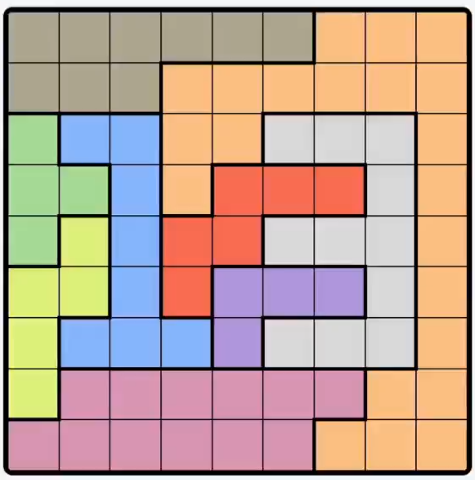
#> input picture examples/inputs/Queens_227.png, 475 x 480 px; its folder holds only this picture in this run
$ python main.py
#> lines starting #> are read from the running program, lines starting #| are printed output that depends on the picture; after the words box and inside, x2 and y2 are one past the last pixel; in counts of white or black regions, pixels touching at a corner belong together
### src/queens_parser.py
# -*- coding: utf-8 -*-
"""
Created on Tue Dec 31 00:29:20 2024
@author: oscar
"""
import numpy as np
from scipy.signal import find_peaks
import cv2

def parse_queens_img(img):
    ''' Parses an image representation of a board into a NxN numpy array.'''
    img = img.copy()

    # Crop the image to isolate the board.
    gray = cv2.cvtColor(img, cv2.COLOR_BGR2GRAY)
    _, binary = cv2.threshold(gray, 100, 255, cv2.THRESH_BINARY_INV)

    contours, _ = cv2.findContours(binary, cv2.RETR_EXTERNAL, cv2.CHAIN_APPROX_SIMPLE)
    contour = max(contours, key=cv2.contourArea)
    x, y, dx, dy = cv2.boundingRect(contour)

    assert 0.95 < dy/dx < 1.05, 'Could not detect square board'
    img = img[y:y+min(dx,dy), x:x+min(dx,dy)]

    # Detect the number of queens by inspecting the borders between cells.
    gray = cv2.cvtColor(img, cv2.COLOR_BGR2GRAY)
    _, binary = cv2.threshold(gray, 100, 255, cv2.THRESH_BINARY_INV)

    binary_rows = np.count_nonzero(binary, 1)
    binary_cols = np.count_nonzero(binary, 0)

    rows, _ = find_peaks(binary_rows, height=2*np.median(binary_rows), distance=10)
    cols, _ = find_peaks(binary_cols, height=2*np.median(binary_cols), distance=10)

    assert len(rows) == len(cols), 'Could not detect rows and columns'
    N = len(rows) - 1

    # Calculate the median color per cell.
    colors = np.zeros((N, N, 3), dtype=np.float32)
    for i in range(N):
        for j in range(N):
            cell = img[rows[i]:rows[i+1], cols[j]:cols[j+1]]
            colors[i,j] = np.median(cell, (0,1))

    # Cluster the cell colors into N groups, coded with numbers 0 to N-1.
    criteria = (cv2.TERM_CRITERIA_EPS + cv2.TERM_CRITERIA_MAX_ITER, 10, 1)
    _, labels, _ = cv2.kmeans(colors.reshape(N**2,3), N, None, criteria, 10, cv2.KMEANS_PP_CENTERS)

    board = labels.reshape(N, N)
    return board, img, rows, cols

def draw_queens_board(img, Q, rows, cols):
    ''' Draws the solution of the puzzle Q on top of an image.'''
    img = img.copy()

    for i,j in zip(*np.nonzero(Q)):
        hx = (rows[i] + rows[i+1]) // 2
        hy = (cols[j] + cols[j+1]) // 2
        rho = min(rows[i+1] - rows[i], cols[j+1] - cols[j]) // 5
        cv2.circle(img, (hy, hx), rho, (0,0,0), cv2.FILLED, cv2.LINE_AA)

    return img


### src/queens_solver.py
# -*- coding: utf-8 -*-
"""
Created on Sat Dec 28 22:45:52 2024

@author: oscar
"""
from copy import deepcopy
import numpy as np

class QueensSolver:
    def __init__(self, depth):
        ''' Construct a Queens solver using backtracking.'''
        self.depth = depth

        self.B = None # NxN array encoding cells' colors, with integer entries in [0,N).
        self.N = None # board dimensions.

        self.G = None # NxNxN array, where G[i] is the mask of the ith color.
        self.G_count = None # array with the number of cells of each color.

        self.Q = None # NxN mask of the positions of the current queens.
        self.X = None # NxN mask of the positions of the current markings (impossible queen positions).

    def check_Q(self):
        ''' Check if self.Q contains an answer for the puzzle.'''
        if np.count_nonzero(self.Q) != self.N: return False # all queens placed.
        if np.any(np.count_nonzero(self.Q, 0) > 1): return False # valid columns.
        if np.any(np.count_nonzero(self.Q, 1) > 1): return False # valid rows.
        if np.any(np.count_nonzero(self.Q & self.G, (1,2)) > 1): return False # valid colors.
        return True

    def check_X(self):
        ''' Check if self.X has any immediate contradictions.'''
        if np.any(~np.any(self.Q, 0) & np.all(self.X, 0)): return False # valid columns.
        if np.any(~np.any(self.Q, 1) & np.all(self.X, 1)): return False # valid rows.

        xg_count = np.count_nonzero(self.X & self.G, (1,2))
        qg_bool = np.any(self.Q & self.G, (1,2))
        if np.any(~qg_bool & (xg_count == self.G_count)): return False # valid colors.

        return True

    def update_Q(self, i, j):
        ''' Add a new queen at (i,j) and update self.X.'''
        self.Q[i,j] = True # add queen.

        self.X[:,j] = True # mark column.
        self.X[i] = True # mark row.

        e = self.N-1
        self.X[max(i-1,0), max(j-1,0)] = True # mark diagonals.
        self.X[max(i-1,0), min(j+1,e)] = True
        self.X[min(i+1,e), max(j-1,0)] = True
        self.X[min(i+1,e), min(j+1,e)] = True

        self.X[self.B == self.B[i,j]] = True # mark colors.

    def find_trivial_row(self):
        ''' Find a pair (i,j), if existent, where a queen completes a row.'''
        xg_count = np.count_nonzero(self.X, 1)
        qg_bool = np.any(self.Q, 1)
        i = np.nonzero(~qg_bool & (xg_count == self.N-1))[0]

        if i.size:
            i = i[0]
            return i, np.nonzero(~self.X[i])[0][0]

    def find_trivial_col(self):
        ''' Find a pair (i,j), if existent, where a queen completes a column.'''
        xg_count = np.count_nonzero(self.X, 0)
        qg_bool = np.any(self.Q, 0)
        j = np.nonzero(~qg_bool & (xg_count == self.N-1))[0]

        if j.size:
            j = j[0]
            return np.nonzero(~self.X[:,j])[0][0], j

    def find_trivial_group(self):
        ''' Find a pair (i,j), if existent, where a queen completes a color.'''
        xg_count = np.count_nonzero(self.X & self.G, (1,2))
        qg_bool = np.any(self.Q & self.G, (1,2))
        g = np.nonzero(~qg_bool & (xg_count == self.G_count-1))[0]

        if g.size:
            g = g[0]
            i, j = np.nonzero(self.G[g] & ~self.X)
            return i[0], j[0]

    def fill_trivials(self):
        ''' Recursively fill every possible position where a queen would
        complete a row, a column or a color. '''
        find_trivials = [
            self.find_trivial_group,
            self.find_trivial_row,
            self.find_trivial_col
        ]

        for find_trivial in find_trivials:
            pos = find_trivial()
            if pos:
                self.update_Q(*pos)
                self.fill_trivials()

    def solve_rec(self, depth):
        ''' Recursion function for solving the puzzle with backtracking.'''
        if not self.check_X(): return False # impossible branch.
        if self.check_Q(): return True # solution found.
        if not depth: return # recursion max depth reached.

        for i in range(self.N):
            for j in range(self.N):

                if self.X[i,j]: continue
                branch = deepcopy(self)
                branch.update_Q(i, j)
                branch.fill_trivials()
                rec = branch.solve_rec(depth-1)

                if rec == False:
                    self.X[i,j] = True
                elif rec == True:
                    self.Q, self.X = branch.Q, branch.X
                    return True

    def solve(self, B):
        ''' Solve the Queens puzzle given by an NxN board.'''
        self.B = B
        self.N = len(B)

        self.G = np.array([B == g for g in range(self.N)])
        self.G_count = np.count_nonzero(self.G, (1,2))

        self.Q = np.zeros_like(B, dtype=bool)
        self.X = np.zeros_like(B, dtype=bool)

        self.fill_trivials()
        if self.solve_rec(depth=self.depth):
            return self.Q

### src/main.py
# -*- coding: utf-8 -*-
"""
Created on Mon Dec 30 01:27:16 2024
@author: oscar
"""
from pathlib import Path
import cv2

from queens_solver import QueensSolver
from queens_parser import parse_queens_img, draw_queens_board

for f in Path('examples', 'inputs').glob('*'):
    img = cv2.imread(f)
#> img is the input picture: shape (480, 475, 3); mean B, G, R 148.9, 162.5, 188.7

    board, img, rows, cols = parse_queens_img(img)
#> in parse_queens_img, `gray = cv2.cvtColor(img, cv2.COLOR_BGR2GRAY)`:
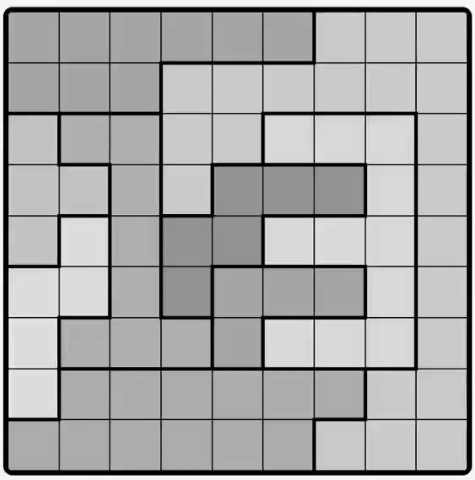
#> gray: shape (480, 475); min 0, max 255, mean 168.8
#> in parse_queens_img, `_, binary = cv2.threshold(gray, 100, 255, cv2.THRESH_BINARY_INV)`:
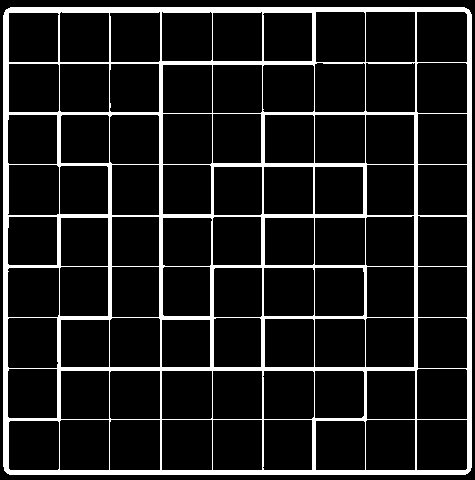
#> binary: shape (480, 475); 11.7% white; 1 white region
#> in parse_queens_img, `contours, _ = cv2.findContours(binary, cv2.RETR_EXTERNAL, cv2.CHAIN_AP..`: contours = 1 contour; box (x1, y1, x2, y2) and area: (3, 7, 472, 475) 218486
#> in parse_queens_img, `contour = max(contours, key=cv2.contourArea)`: contour = contour of 32 points, box (x1, y1, x2, y2) (3, 7, 472, 475), area 218486
#> in parse_queens_img, `x, y, dx, dy = cv2.boundingRect(contour)`: x = 3; y = 7; dx = 469; dy = 468
#> in parse_queens_img, `img = img[y:y+min(dx,dy), x:x+min(dx,dy)]`:
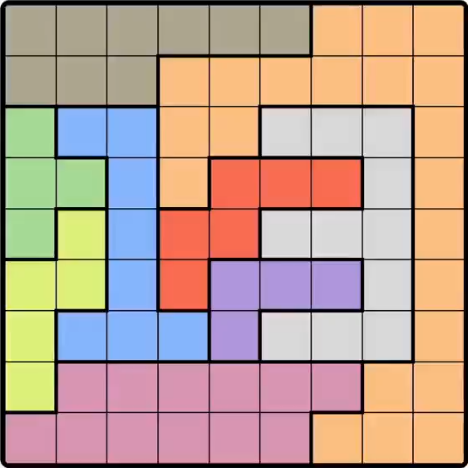
#> img: shape (468, 468, 3); mean B, G, R 145.8, 160, 187.3
#> in parse_queens_img, `gray = cv2.cvtColor(img, cv2.COLOR_BGR2GRAY)`:
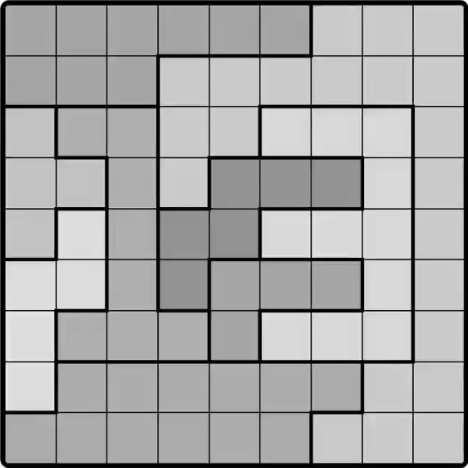
#> gray: shape (468, 468); min 0, max 255, mean 166.5
#> in parse_queens_img, `_, binary = cv2.threshold(gray, 100, 255, cv2.THRESH_BINARY_INV)`:
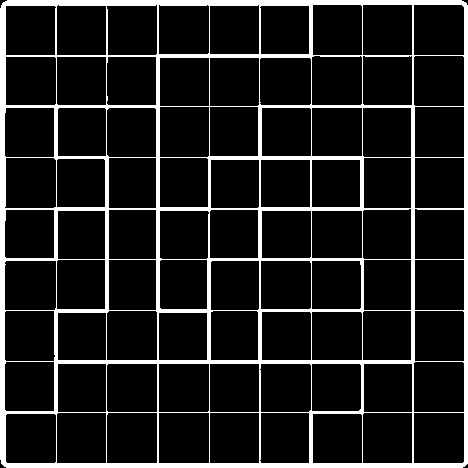
#> binary: shape (468, 468); 12% white; 1 white region, box (x1, y1, x2, y2) and area: (0, 0, 468, 468) 26246
#> in parse_queens_img, `binary_rows = np.count_nonzero(binary, 1)`: binary_rows = 468 values, max 468 at index 55, min 22 at index 7, mean 56.08
#> in parse_queens_img, `binary_cols = np.count_nonzero(binary, 0)`: binary_cols = 468 values, max 468 at index 56, min 18 at index 415, mean 56.08
#> in parse_queens_img, `rows, _ = find_peaks(binary_rows, height=2*np.median(binary_rows), dis..`: rows = [3, 55, 106, 157, 208, 259, 310, 361, 412, 463]
#> in parse_queens_img, `cols, _ = find_peaks(binary_cols, height=2*np.median(binary_cols), dis..`: cols = [4, 56, 106, 157, 209, 259, 311, 362, 412, 464]
#> in parse_queens_img, `N = len(rows) - 1`: N = 9
#> after the loop in parse_queens_img, `for i in range(N):`:
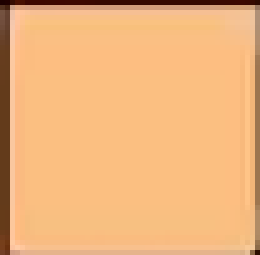
#> cell: shape (51, 52, 3) (shown 5 times larger); mean B, G, R 123.5, 180.2, 238.1
#> in parse_queens_img, `_, labels, _ = cv2.kmeans(colors.reshape(N**2,3), N, None, criteria, 1..`: labels = 81 values, max 8 at index 18, min 0 at index 23, mean 2.95
#> rows = [3, 55, 106, 157, 208, 259, 310, 361, 412, 463]; cols = [4, 56, 106, 157, 209, 259, 311, 362, 412, 464]
    Q = QueensSolver(depth=2).solve(board)
#> in solve, `self.N = len(B)`: self.N = 9
#> in solve, `self.G_count = np.count_nonzero(self.G, (1,2))`: self.G_count = [11, 22, 8, 9, 6, 12, 5, 4, 4]
#> the loop in fill_trivials, `for find_trivial in find_trivials:` made 3 passes
#> in check_X, `xg_count = np.count_nonzero(self.X & self.G, (1,2))`: xg_count = [0, 0, 0, 0, 0, 0, 0, 0, 0]
#> in check_X, `qg_bool = np.any(self.Q & self.G, (1,2))`: qg_bool = [False, False, False, False, False, False, False, False, False]
#> the loop in solve_rec, `for i in range(self.N):` made 1 pass
    answer = draw_queens_board(img, Q, rows, cols)
#> the loop in draw_queens_board, `for i,j in zip(*np.nonzero(Q)):` made 9 passes
#> j on passes 1 to 9: 8, 2, 7, 1, 4, 6, 3, 0, 5
#> after the loop in draw_queens_board, `for i,j in zip(*np.nonzero(Q)):`:
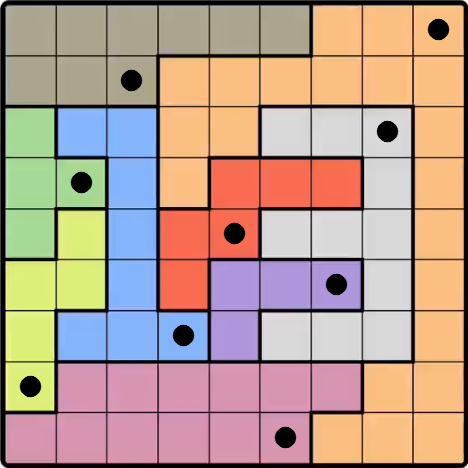
#> img: shape (468, 468, 3); 1.68% of pixels changed, all inside (x1, y1, x2, y2) = (19, 18, 450, 449); drawn as B, G, R

    answer_filepath = Path('examples', 'outputs', f'answer_{f.name}')
    cv2.imwrite(answer_filepath, answer)

$ run again, on examples/inputs/Queens_228.png
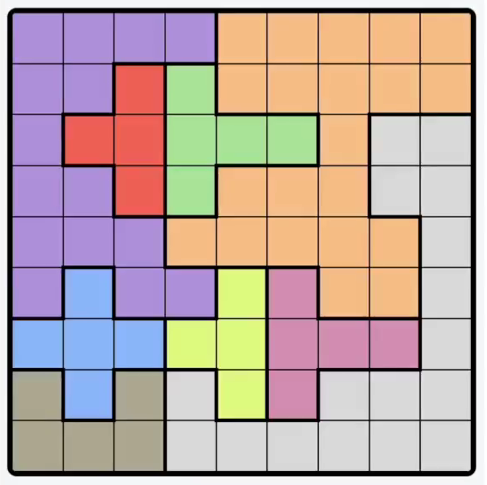
#> input picture examples/inputs/Queens_228.png, 487 x 485 px
#> img is the input picture: shape (485, 487, 3); mean B, G, R 162, 166.9, 187.1
#> in parse_queens_img, `_, binary = cv2.threshold(gray, 100, 255, cv2.THRESH_BINARY_INV)`:
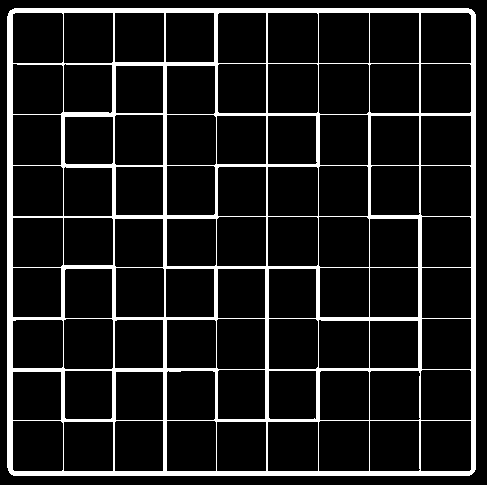
#> binary: shape (485, 487); 11.1% white; 1 white region
#> contours = 1 contour; box (x1, y1, x2, y2) and area: (7, 8, 476, 476) 218489
#> contour = contour of 30 points, box (x1, y1, x2, y2) (7, 8, 476, 476), area 218489
#> x = 7; y = 8; dx = 469; dy = 468
#> binary_rows = 468 values, max 468 at index 55, min 22 at index 461, mean 54.87
#> binary_cols = 468 values, max 468 at index 56, min 20 at index 415, mean 54.87
#> in parse_queens_img, `rows, _ = find_peaks(binary_rows, height=2*np.median(binary_rows), dis..`: rows = [4, 55, 106, 157, 208, 259, 310, 361, 412, 463]
#> in parse_queens_img, `cols, _ = find_peaks(binary_cols, height=2*np.median(binary_cols), dis..`: cols = [5, 56, 106, 157, 209, 259, 311, 362, 413, 464]
#> N = 9
#> labels = 81 values, max 8 at index 49, min 0 at index 4, mean 2.51
#> `board, img, rows, cols = parse_queens_img(img)`: rows = [4, 55, 106, 157, 208, 259, 310, 361, 412, 463]; cols = [5, 56, 106, 157, 209, 259, 311, 362, 413, 464]
#> self.N = 9
#> self.G_count = [21, 15, 17, 4, 5, 5, 5, 5, 4]
#> the loop in fill_trivials, `for find_trivial in find_trivials:` made 3 passes
#> in check_X, `xg_count = np.count_nonzero(self.X & self.G, (1,2))`: xg_count = [0, 0, 0, 0, 0, 0, 0, 0, 0]
#> in check_X, `qg_bool = np.any(self.Q & self.G, (1,2))`: qg_bool = [False, False, False, False, False, False, False, False, False]
#> the loop in solve_rec, `for i in range(self.N):` made 1 pass
#> the loop in draw_queens_board, `for i,j in zip(*np.nonzero(Q)):` made 9 passes
#> j on passes 1 to 8: 3, 7, 5, 2, 8, 1, 6, 4
#> after the loop in draw_queens_board, `for i,j in zip(*np.nonzero(Q)):`:
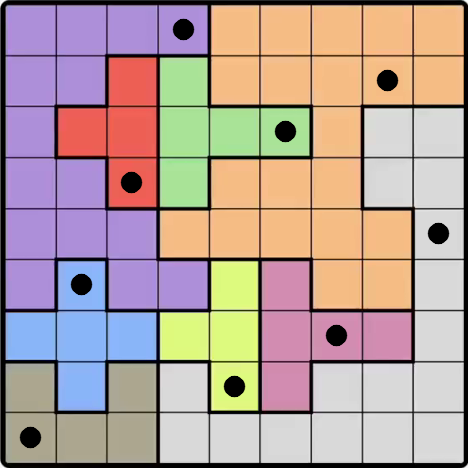
#> img: shape (468, 468, 3); mean of channels 0, 1, 2 153.7, 158.9, 180.4; drawn as B, G, R

$ run again, on examples/inputs/Queens_229.png
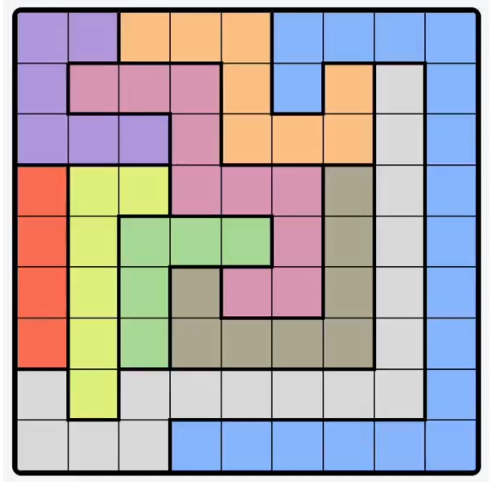
#> input picture examples/inputs/Queens_229.png, 493 x 482 px
#> img is the input picture: shape (482, 493, 3); mean B, G, R 170.8, 168.1, 175.1
#> in parse_queens_img, `_, binary = cv2.threshold(gray, 100, 255, cv2.THRESH_BINARY_INV)`:
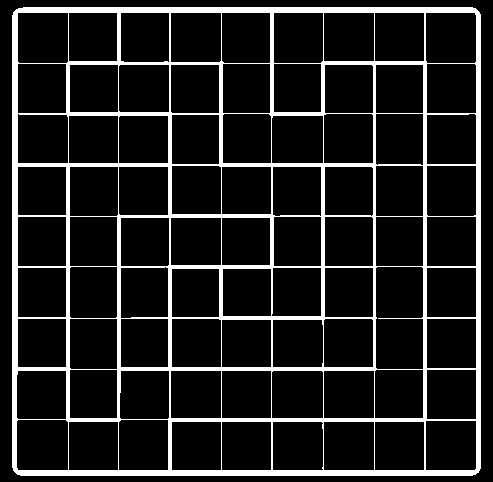
#> binary: shape (482, 493); 12.4% white; 1 white region
#> contours = 1 contour; box (x1, y1, x2, y2) and area: (12, 7, 481, 476) 218934
#> contour = contour of 29 points, box (x1, y1, x2, y2) (12, 7, 481, 476), area 218934
#> x = 12; y = 7; dx = 469
#> binary_rows = 469 values, max 469 at index 56, min 23 at index 416, mean 62.89
#> binary_cols = 469 values, max 469 at index 56, min 23 at index 461, mean 62.89
#> in parse_queens_img, `rows, _ = find_peaks(binary_rows, height=2*np.median(binary_rows), dis..`: rows = [5, 56, 106, 158, 209, 259, 311, 362, 412, 463]
#> in parse_queens_img, `cols, _ = find_peaks(binary_cols, height=2*np.median(binary_cols), dis..`: cols = [4, 56, 106, 157, 209, 259, 311, 362, 412, 464]
#> N = 9
#> labels = 81 values, max 8 at index 38, min 0 at index 16, mean 3.04
#> `board, img, rows, cols = parse_queens_img(img)`: rows = [5, 56, 106, 158, 209, 259, 311, 362, 412, 463]; cols = [4, 56, 106, 157, 209, 259, 311, 362, 412, 464]
#> self.N = 9
#> self.G_count = [16, 8, 18, 8, 10, 4, 6, 6, 5]
#> the loop in fill_trivials, `for find_trivial in find_trivials:` made 3 passes
#> in check_X, `xg_count = np.count_nonzero(self.X & self.G, (1,2))`: xg_count = [0, 0, 0, 0, 0, 0, 0, 0, 0]
#> in check_X, `qg_bool = np.any(self.Q & self.G, (1,2))`: qg_bool = [False, False, False, False, False, False, False, False, False]
#> the loop in solve_rec, `for i in range(self.N):` made 1 pass
#> the loop in draw_queens_board, `for i,j in zip(*np.nonzero(Q)):` made 9 passes
#> j on passes 1 to 8: 4, 7, 2, 5, 3, 0, 6, 1
#> after the loop in draw_queens_board, `for i,j in zip(*np.nonzero(Q)):`:
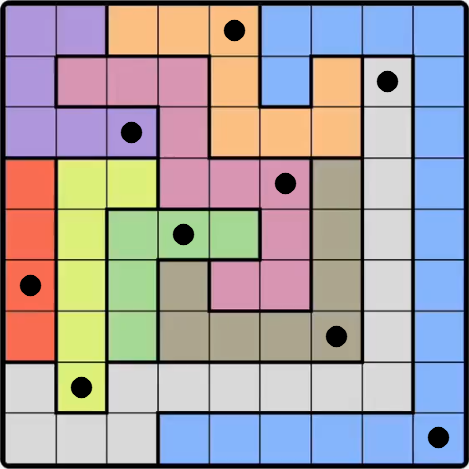
#> img: shape (469, 469, 3); mean of channels 0, 1, 2 162.4, 159.3, 166.6; drawn as B, G, R
